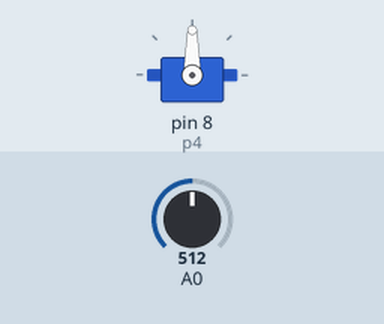
Bench run of a sketch on a simulated Arduino Uno, built with avr-gcc and run on an emulated ATmega328P. On the bench: servo. The inputs (shaded band) are chosen by the test bench; at power-on: A0 = 512.

Above: at 1.5 s.
1.6 s: A0 set to 541
3.1 s: A0 set to 568
At 4.9 s:
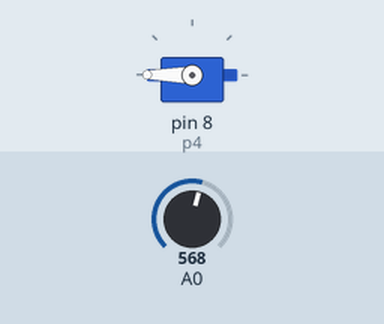
5.5 s: A0 set to 465
7.0 s: A0 set to 433
At 9.2 s:
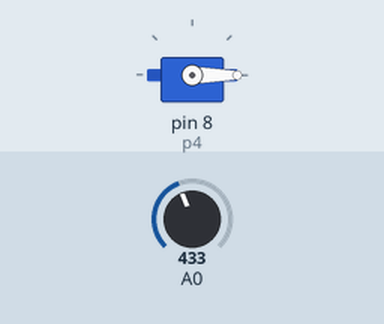
10.0 s: A0 set to 716
At 10.47 s:
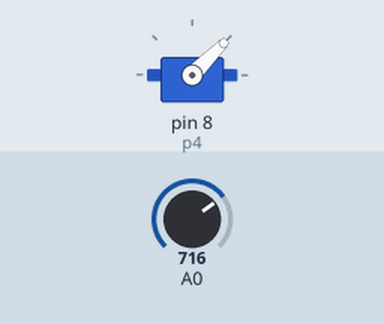
13.0 s: A0 set to 306
At 13.16 s:
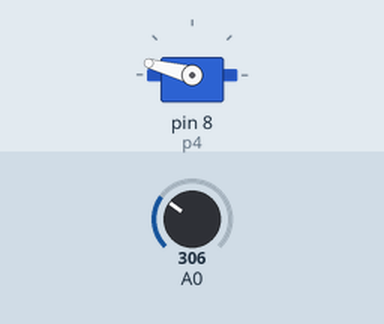
Timing chart, 0 to 16.3 s (numbered marks = the images above; inputs shaded):
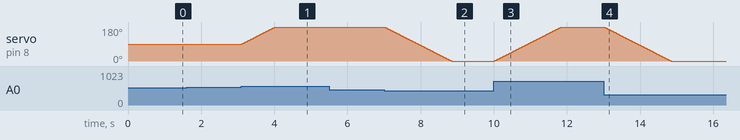

The sketch:

4_Control_de_un_servomotor_con_joystick.ino
```cpp
//Código de ejemplo para el movimiento de un servomotor por medio del joystick

#include <Servo.h>

//para este código utilizaremos únicamente el servomotor de la base
Servo s4;//servo base nombre

#define p4 8 //servo base pin

byte s4L = 0;//servo base límites mínimos y máximos
byte s4R = 180;

//Creamos las variables para guardar los datos de posición de cada servomotor
byte  z; //variable para la base

byte v = 10;//velocidad (5-20)

int a4;//para sensor joystick A eje x

/*Límites mínimos y máximos de los sensores (joystick)cuando el joystick se encuentra en su posición media manda una señal de 512 aproximadamente, estos límites ponen una barrera que se debe
cruzar antes de que la señal del joystick pueda tomarse en cuenta y evitar que se lean pequeños movimientos accidentales*/
int lim1 = 450;
int lim2 = 550;

void setup() {
//no utilizamos el comando servo.attach aquí.
posiciondeorigen(); //envía al servomotor a una posición media antes de controlarlo
}

void loop() {
leersensores();
delay(10);
if(a4 < lim1 && z > s4L ){ //El motor se moverá solo mientras el joystick esté inclinado y mientras el motor no alcance su límite
  s4.attach(p4);
  z = s4.read();
  while(a4 < lim1 && z > s4L){
    z--;
    s4.write(z);
    delay(v);
    leersensores();
  }
  s4.detach();
}

else if(a4 > lim2 && z < s4R){
  s4.attach(p4);
  z = s4.read();
  while(a4 > lim2 && z < s4R){
    z++;
    s4.write(z);
    delay(v);
    leersensores();
  }
  s4.detach();
}
}

void posiciondeorigen(){
 s4.attach(p4);
 s4.write(90);
 delay(300);
 s4.detach();
}

void leersensores(){
 a4 = analogRead(A0);
}
```

Measured:
- the behaviour switches between 550 and 551 on A0 (found by bisection; images 0 and 1)
- the behaviour switches between 450 and 449 on A0 (found by bisection; images 1 and 2)
- after the input at 1.6 s, every drawn part: stays the same
- after the input at 3.1 s, servo on pin 8 (p4): moves from 90° to 180° over 0.92 s, starting at once
- after the input at 5.5 s, every drawn part: stays the same
- after the input at 7.0 s, servo on pin 8 (p4): moves from 180° to 0° over 1.8 s, starting at once
- after the input at 10.0 s, servo on pin 8 (p4): moves from 0° to 180° over 1.8 s, starting at once
- after the input at 13.0 s, servo on pin 8 (p4): moves from 180° to 0° over 1.8 s, starting at once
